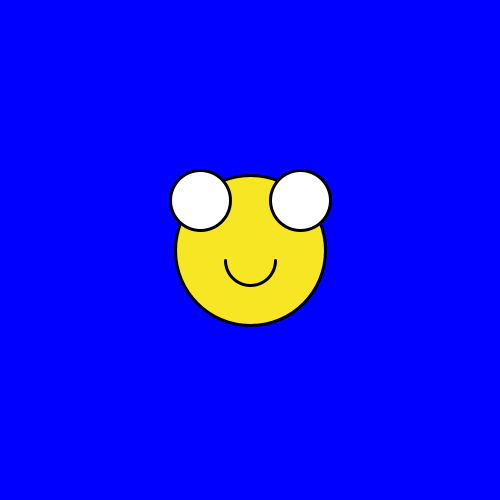
Frame 1 (no input)
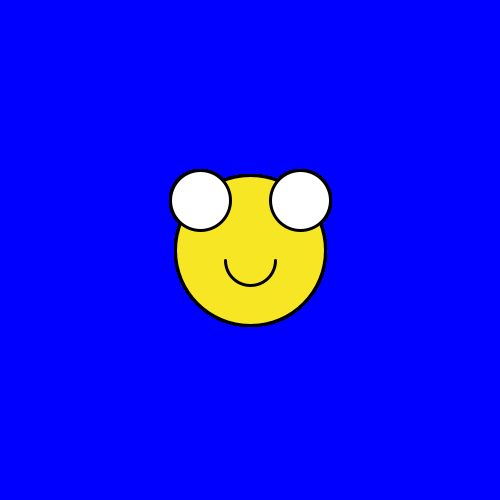
Frame 60 (the mouse pressed at the canvas centre just before this capture)
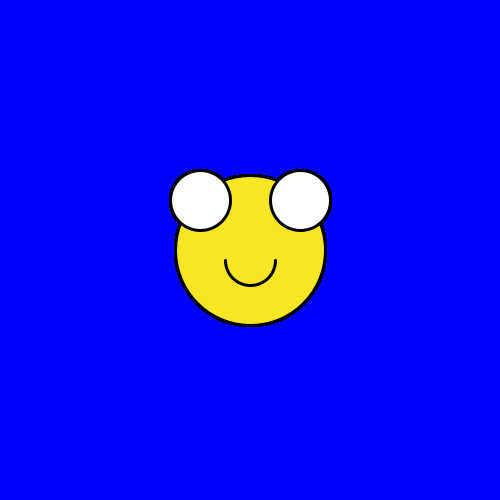
Frame 120 (the mouse held since frame 60 and released just before this capture)

The Processing sketch that drew these frames (run headless with seeded random() and noise(); from frame 60 on, the mouse is pressed at the canvas centre):

// Processing sketch: processing_172336
// ── processing_172336.pde

int counter;

void setup (){
   size(500,500);
  background(0,0,255);
}
void draw(){
  strokeWeight(3);
  stroke(0);
  fill(#F7E623);
  ellipse(250,250,150,150);
  fill(255);
  ellipse(200,200,60,60);
  ellipse(300,200,60,60);
  fill(#F7E623);
  arc(width/2, height/2+10,50,50,0,PI);
}
